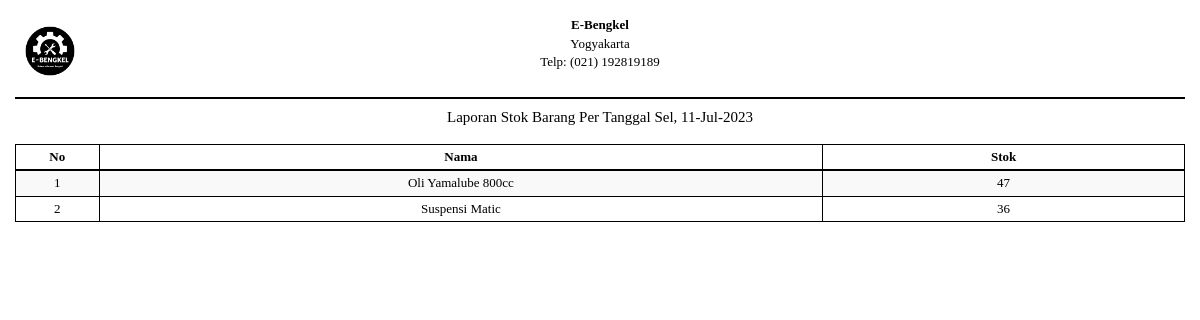
Screenshot of /barang_stok.php (signed in) with the database file from the repository.
### tables this page shows
CREATE TABLE `barangjasa` (
  `id_brg` int(11) NOT NULL,
  `nama` varchar(100) NOT NULL,
  `jenis` varchar(20) NOT NULL,
  `stok` varchar(10) NOT NULL,
  `harga` varchar(20) NOT NULL,
  `keterangan` text NOT NULL,
  `id_adm` int(11) NOT NULL
);

### dist/config/library.php (called while the page is built, shortened)
<?php
function IndonesiaTgl($tanggal){
	$tgl=substr($tanggal,8,2);
	$bln=substr($tanggal,5,2);
	$thn=substr($tanggal,0,4);
	$tanggal="$tgl-$bln-$thn";
	return $tanggal;
}
?>

### dist/function/format_tanggal.php (called while the page is built, shortened)
<?php
	function format_tanggal($tgl) {
		$blns = array("", "Jan", "Feb", "Mar", "Apr", "Mei", "Jun", "Jul", "Ags", "Sep", "Okt", "Nov", "Des");
		$hrs = array("Min", "Sen", "Sel", "Rab", "Kam", "Jum", "Sab");
		$tgls = getdate(strtotime($tgl));
		$hr = (strlen($tgls['mday']) == 1 ? "0". $tgls['mday'] : $tgls['mday']);
		$tanggal = $hrs[$tgls['wday']] .", ". $hr ."-". $blns[$tgls['mon']] ."-". $tgls['year'];
		return $tanggal;
	}
?>

### barang_stok.php (the view, shortened to what this page needs)
<?php
	include("sess_check.php");
	include("dist/function/format_tanggal.php");
	$tanggal 	 = date('Y-m-d');
?>
<!DOCTYPE html>
<html lang="en">
<head>
	<link href="libs/bootstrap/dist/css/bootstrap.min.css" rel="stylesheet">
	<link href="dist/css/offline-font.css" rel="stylesheet">
	<link href="dist/css/custom-report.css" rel="stylesheet">
	<link href="libs/font-awesome/css/font-awesome.min.css" rel="stylesheet" type="text/css">
</head>
<body>
	<section id="header-kop">
		<div class="container-fluid">
			<table class="table table-borderless">
				<tbody>
					<tr>
						<td class="text-left" width="20%">
							<img src="img/logo.png" alt="logo-dkm" width="70" />
						</td>
						<td class="text-center" width="60%">
						<b>E-Bengkel</b> <br>
						Yogyakarta<br>
						Telp: (021) 192819189<br>
						<td class="text-right" width="20%">
						</td>
					</tr>
				</tbody>
			</table>
			<hr class="line-top" />
		</div>
	</section>
	<section id="body-of-report">
		<div class="container-fluid">
			<h5 class="text-center">Laporan Stok Barang Per Tanggal <?php echo format_tanggal($tanggal);?></h5>
			<br />
								<table class="table table-striped table-bordered table-hover" id="tabel-data">
									<thead>
										<tr>
											<th width="1%">No</th>
											<th width="10%">Nama</th>
											<th width="5%">Stok</th>
										</tr>
									</thead>
									<tbody>
										<?php
											$i = 1;
											$sql = "SELECT * FROM barangjasa WHERE jenis='barang' ORDER BY nama ASC";
											$ress = mysqli_query($conn, $sql);
											while($data = mysqli_fetch_array($ress)) {
												echo '<tr>';
												echo '<td class="text-center">'. $i .'</td>';
												echo '<td class="text-center">'. $data['nama'] .'</td>';
												echo '<td class="text-center">'. $data['stok'] .'</td>';
												echo '</tr>';
												$i++;
											}
										?>
									</tbody>
								</table>
			<br />
		</div>
	</section>
</body>
</html>

### rows the page displays
barangjasa: nama "Oli Yamalube 800cc", stok "47"
barangjasa: nama "Suspensi Matic", stok "36"
